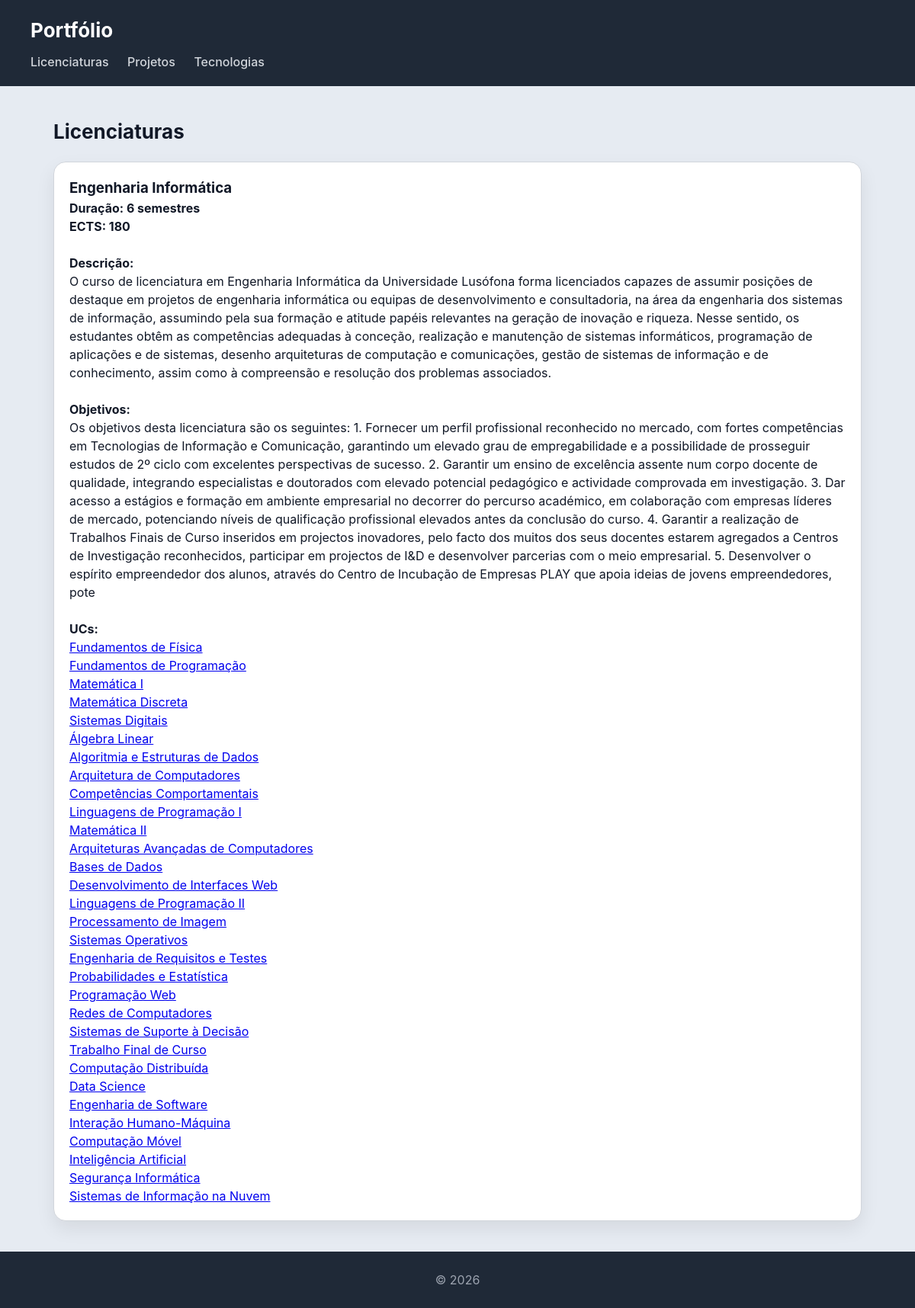
The page / on the database its author committed.
### portfolio/models.py (models this page shows, shortened)
class Licenciatura(models.Model):
    nome = models.CharField(max_length=100)
    curso_codigo = models.IntegerField()
    semestres = models.IntegerField()
    descricao = models.TextField(blank=True)
    objetivos = models.TextField(blank=True)
    curso_ects = models.IntegerField()
    uc = models.ManyToManyField(UC, related_name="licenciaturas", blank=True)

class UC(models.Model):
    nome = models.CharField(max_length=100)
    descricao = models.TextField(blank=True)
    objetivo = models.TextField(blank=True)
    programa = models.TextField(blank=True)
    ano = models.IntegerField()
    semestre = models.CharField(max_length=20)
    ects = models.IntegerField()
    docente = models.ManyToManyField(Docente, related_name="ucs", blank=True)
    imagem = models.ImageField(upload_to="fotos_uc/", blank=True)

### portfolio/views.py (the view)
# urls.py: path('', views.licenciatura_view),
def licenciatura_view(request):
    licenciaturas = Licenciatura.objects.prefetch_related("uc").all()
    return render(request, "portfolio/licenciatura.html", {"licenciaturas":licenciaturas})

### portfolio/templates/portfolio/licenciatura.html
{% extends "portfolio/base.html" %}
{% block content %}
<h2>Licenciaturas</h2>
<section>
    {% for licenciatura in licenciaturas %}
    <article>
        <h3>{{licenciatura.nome}}</h3>
        <h4>Duração: {{licenciatura.semestres}} semestres</h4>
        <h4>ECTS: {{licenciatura.curso_ects}}</h4>
        <br>
        <h4>Descrição:</h4>
        <p>{{ licenciatura.descricao }}</p>
        <br>
        <h4>Objetivos:</h4>
        <p>{{licenciatura.objetivos}}</p>
        <br>
        <h4>UCs:</h4>
        {% for uc in licenciatura.uc.all %}
            <a href="{% url 'uc' uc.id %}">{{uc.nome}}</a>
            <br>
        {% endfor %}
    </article>
    {% endfor %}
</section>
{% endblock %}

### portfolio/static/portfolio/styles.css (style rules this page uses)
* { box-sizing: border-box; margin: 0; padding: 0; }
body { font-family: "Inter", "Segoe UI", system-ui, -apple-system, sans-serif; background: #e6ebf2; color: #111827; line-height: 1.5; }
h2 { margin-bottom: 20px; font-size: 26px; }
section > article { background: white; padding: 20px; border-radius: 16px; border: 1px solid #d1d5db; box-shadow: 0 10px 25px rgba(0,0,0,0.08); transition: all 0.25s ease; margin-bottom: 20px; }

### rows shown on the page
Licenciatura: nome "Engenharia Informática", semestres "6", curso_ects "180", descricao "O curso de licenciatura em Engenharia Informática da Universidade Lusófona forma licenciados capazes de assumir posições de destaque em projetos de engenharia informática ou equipas de desenvolvimento e consultadoria, na área da engenharia dos sistemas de informação, assumindo pela sua formação e atitude papéis relevantes na geração de inovação e riqueza. Nesse sentido, os estudantes obtêm as competências adequadas à conceção, realização e manutenção de sistemas informáticos, programação de aplicações e de sistemas, desenho arquiteturas de computação e comunicações, gestão de sistemas de informação e de conhecimento, assim como à compreensão e resolução dos problemas associados.", objetivos "Os objetivos desta licenciatura são os seguintes: 1. Fornecer um perfil profissional reconhecido no mercado, com fortes competências em Tecnologias de Informação e Comunicação, garantindo um elevado grau de empregabilidade e a possibilidade de prosseguir estudos de 2º ciclo com excelentes perspectivas de sucesso. 2. Garantir um ensino de excelência assente num corpo docente de qualidade, integrando especialistas e doutorados com elevado potencial pedagógico e actividade comprovada em investigação. 3. Dar acesso a estágios e formação em ambiente empresarial no decorrer do percurso académico, em colaboração com empresas líderes de mercado, potenciando níveis de qualificação profissional…"
UC: nome "Fundamentos de Física"
UC: nome "Fundamentos de Programação"
UC: nome "Matemática I"
UC: nome "Matemática Discreta"
UC: nome "Sistemas Digitais"
UC: nome "Álgebra Linear"
UC: nome "Algoritmia e Estruturas de Dados"
UC: nome "Arquitetura de Computadores"
UC: nome "Competências Comportamentais"
UC: nome "Linguagens de Programação I"
UC: nome "Matemática II"
UC: nome "Arquiteturas Avançadas de Computadores"
UC: nome "Bases de Dados"
UC: nome "Desenvolvimento de Interfaces Web"
UC: nome "Linguagens de Programação II"
UC: nome "Processamento de Imagem"
UC: nome "Sistemas Operativos"
UC: nome "Engenharia de Requisitos e Testes"
UC: nome "Probabilidades e Estatística"
UC: nome "Programação Web"
UC: nome "Redes de Computadores"
UC: nome "Sistemas de Suporte à Decisão"
UC: nome "Trabalho Final de Curso"
UC: nome "Computação Distribuída"
UC: nome "Data Science"
UC: nome "Engenharia de Software"
UC: nome "Interação Humano-Máquina"
UC: nome "Computação Móvel"
UC: nome "Inteligência Artificial"
UC: nome "Segurança Informática"
UC: nome "Sistemas de Informação na Nuvem"
